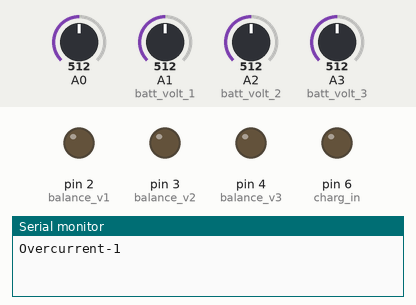
A sketch run on a simulated Arduino Uno, built with avr-gcc and run on an emulated ATmega328P. Shown: output pins drawn as LEDs (lit = HIGH), the last lines printed to the serial monitor. Inputs (shaded band) come from the test bench; at power-on: A3 (batt_volt_3) = 512, A1 (batt_volt_1) = 512, A0 = 512, A2 (batt_volt_2) = 512. Pins used as bus, display or sensor lines are not drawn.

Above: at 1.2 s.
1.3 s: A3 (batt_volt_3) set to 585
At 3.3 s:
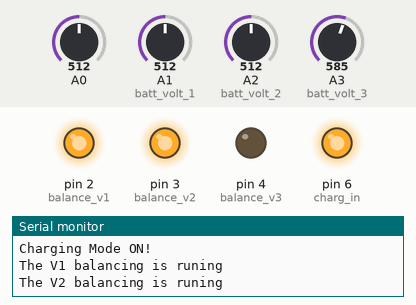
4.3 s: A3 (batt_volt_3) set to 606
7.3 s: A1 (batt_volt_1) set to 434
At 10.1 s:
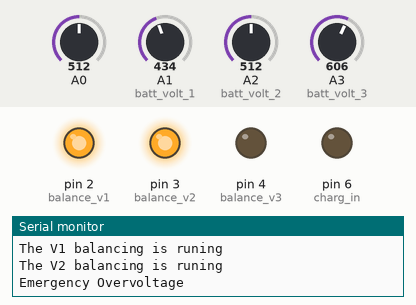
10.3 s: A1 (batt_volt_1) set to 417
11.8 s: A0 set to 232
14.8 s: A0 set to 204
At 16.2 s:
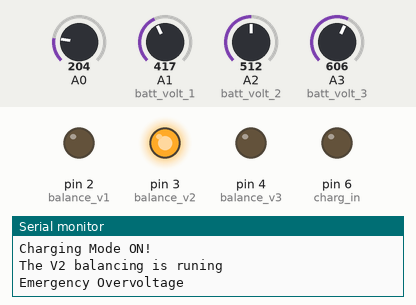
Timing chart, 0 to 17.8 s (numbered marks = the images above; inputs shaded):
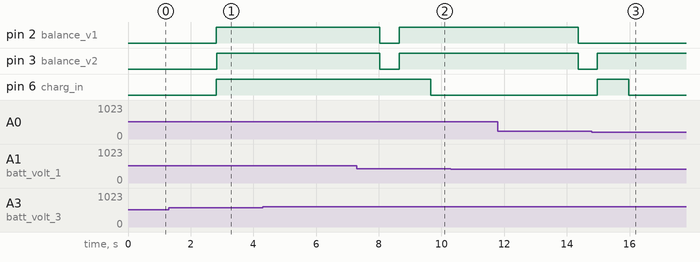

Measured:
- the behaviour switches between 217 and 216 on A0 (found by bisection; images 2 and 3)
- after the input at 10.3 s, every drawn part: stays the same

The sketch:

sketch_jan25a.ino
```cpp
const int batt_volt_1 = A1;  // volt of battery 1
const int batt_volt_2 = A2;  // volt of battery 2
const int batt_volt_3 = A3;  // volt of battery 3
const int batt_curr = A0;    // output current
const int balance_v1 = 2;
const int balance_v2 = 3;
const int balance_v3 = 4;
const int power_output = 5;
const int charg_in = 6;  // You can use same pin as input to detect charging and then turn it for output
const float charging_cuttoff = 4.27;  // max allowed voltage during charging
const float charging_done = 4.25;     // Set for which voltage charging will be cut off
const float indi_minvolt = 3.5;       // min individual cell voltage
const float indi_maxvolt = 4.35;      // max individual cell voltage
const float minVoltage = 11.1;        // 0% charge
const float maxVoltage = 12.6;        // 100% charge

bool curr_protect_enable = true;  // Enable or Disable Current protection thing

bool charged = false;
int next_charge_trigger = 299; // The next chargin process will be after this number of iteration
int chargin_delay_iterator = 0;  // variable to count iterations after charging

float voltage1, voltage2, voltage3, voltage, current, power;
int charge;

// Function to calculate the battery percentage
float calculatePercentage(float voltage) {
  if (voltage <= minVoltage) {
    return 0.0;
  } else if (voltage >= maxVoltage) {
    return 100.0;
  } else {
    return ((voltage - minVoltage) / (maxVoltage - minVoltage)) * 100.0;
  }
}

// Function to average analog readings
float Averagevalue(int Inputpin) {
  long sum = 0;
  for (int i = 0; i < 40; i++) {
    int value = analogRead(Inputpin);  // Read the analog value
    sum += value;                      // Add to sum
    delay(5);                          // Small delay to allow for settling
  }
  return sum / 40.0;  // Return the average value
}

void setup() {
  Serial.begin(115200);

  pinMode(batt_volt_1, INPUT);
  pinMode(batt_volt_2, INPUT);
  pinMode(batt_volt_3, INPUT);
  // pinMode(batt_curr, INPUT);
  pinMode(balance_v1, OUTPUT);
  pinMode(balance_v2, OUTPUT);
  pinMode(balance_v3, OUTPUT);
  pinMode(power_output, OUTPUT);
  pinMode(charg_in, OUTPUT);

  // Initialize balance pins to LOW
  digitalWrite(balance_v1, LOW);
  digitalWrite(balance_v2, LOW);
  digitalWrite(balance_v3, LOW);
  digitalWrite(power_output, LOW);
}

void loop() {
  //Reading current before voltage to avoid current interferance because of voltage monitoring
  float currentRaw = Averagevalue(batt_curr);

  //First calculate current to prevent short circuit in case
  current = (currentRaw / 28.40) * 0.197;  // New formula for arduino

  if(current >= 1.50 && curr_protect_enable == true){
    digitalWrite(power_output,LOW);
     Serial.println("Overcurrent-1");
    delay(2000);
  }

  // To Turn of all voltage interferance system
  digitalWrite(balance_v1, LOW);
  digitalWrite(balance_v2, LOW);
  digitalWrite(balance_v3, LOW);
  // digitalWrite(power_output, LOW); // We have to turn off power to get accurate voltage that is not good for power output

  // Code for getting accurate analog value of voltage
  float voltageRaw1 = Averagevalue(batt_volt_1);
  float voltageRaw2 = Averagevalue(batt_volt_2);
  float voltageRaw3 = Averagevalue(batt_volt_3);


  // Convert raw values to voltage and current
  voltage1 = (voltageRaw1 / 424.30) * 4.24;                             // New formula for arduino
  voltage2 = ((voltageRaw2 / 301.90) * 8.40) - voltage1;                // New formula for arduino
  voltage3 = ((voltageRaw3 / 422.20) * 12.53) - (voltage1 + voltage2);  // New formula for arduino
  voltage = voltage1 + voltage2 + voltage3;
  power = (voltage1 + voltage2 + voltage3) * current;
  charge = calculatePercentage(voltage1 + voltage2 + voltage3);

  // Print values for debugging
  // Serial.println(currentRaw);
  Serial.print("Current = ");
  Serial.println(current);
  // Serial.println(voltageRaw1);
  // Serial.println(voltageRaw2);
  // Serial.println(voltageRaw3);
  Serial.print("Voltage = ");
  Serial.println(voltage);

  // Serial.print("Charge = ");
  // Serial.print(charge);
  // Serial.println("%");

  Serial.print("V1 = ");
  Serial.println(voltage1);
  Serial.print("V2 = ");
  Serial.println(voltage2);
  Serial.print("V3 = ");
  Serial.println(voltage3);

   // Charging cut-off code
  //Charging circuit has some problem regarding spikes of current when run on sole battery
  if (voltage1 >= charging_done && voltage2 >= charging_done && voltage3 >= charging_done) {
    digitalWrite(charg_in, LOW);
    Serial.println("Charging Completed!");
    charged = true; // Battery is charged
  } else if(charged == false || chargin_delay_iterator == next_charge_trigger) {   //Turn chargin on if battery not charged previously
    digitalWrite(charg_in, HIGH);
    Serial.println("Charging Mode ON!");
    chargin_delay_iterator = 0;
  } else{
    chargin_delay_iterator += 1;

    Serial.print("chargin_delay_iterator : ");
    Serial.println(chargin_delay_iterator);
  }

  // Cell Balancing of Cells, It will create 2 seconds delay if executed
  if (voltage1 >= charging_cuttoff || voltage2 >= charging_cuttoff || voltage3 >= charging_cuttoff) {
    if (voltage1 >= charging_cuttoff) {
      Serial.println("The V1 balancing is runing");
      digitalWrite(balance_v1, HIGH);
    }
    if (voltage2 >= charging_cuttoff) {
      Serial.println("The V2 balancing is runing");
      digitalWrite(balance_v2, HIGH);
    }
    if (voltage3 >= charging_cuttoff) {
      Serial.println("The V3 balancing is runing");
      digitalWrite(balance_v3, HIGH);
    }
    // This delay is for battery discharge
    delay(1000);
  }


  //Output control code
  if (voltage1 <= indi_minvolt || voltage2 <= indi_minvolt || voltage3 <= indi_minvolt) {
    digitalWrite(power_output, LOW);
    Serial.println("Undervoltage situation");
  } else if (voltage1 >= indi_maxvolt || voltage2 >= indi_maxvolt || voltage3 >= indi_maxvolt) {
    digitalWrite(power_output, LOW);
    digitalWrite(charg_in, LOW);
    Serial.println("Emergency Overvoltage");
    delay(500);
    // digitalWrite(charg_in, HIGH); // It will run in next iteration
    digitalWrite(power_output, HIGH);
  } else {
    digitalWrite(power_output, HIGH);  // Turn output On if everything is okay
  }
  if(current >= 1.50 && curr_protect_enable == true){
    digitalWrite(power_output,LOW);
    Serial.println("Overcurrent-2");
    delay(2000);
  }

  // Separator for observation
  Serial.println("Task Done");
}
```
